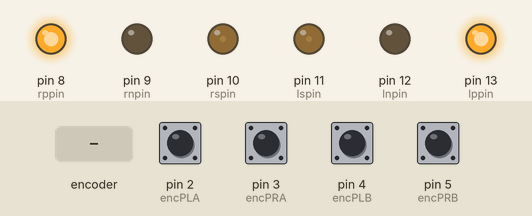
The sketch below on a simulated Arduino Uno, built with avr-gcc and run on an emulated ATmega328P. Shown: output pins drawn as LEDs (lit = HIGH). The inputs (shaded band) are chosen by the test bench; at power-on: pin 2 (encPLA), pin 3 (encPRA), pin 4 (encPLB), pin 5 (encPRB) HIGH. What the sketch prints to the serial monitor is not drawn.

Above: at 1.2 s.
1.3 s: rotary encoder on pin 2 (encPLA) / pin 5 (encPRB) turned 2 steps (second pin leading)
At 4.59 s:
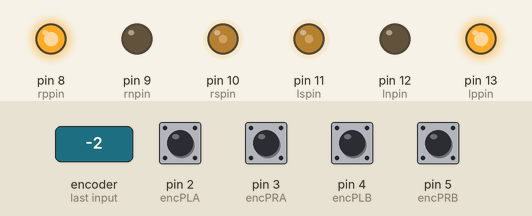
4.7 s: pin 3 (encPRA) pulled LOW for 0.15 s
At 7.17 s:
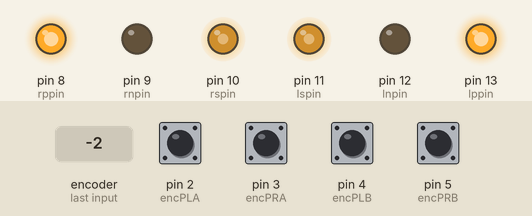
7.8 s: pin 3 (encPRA) pulled LOW for 1 s
At 12.8 s:
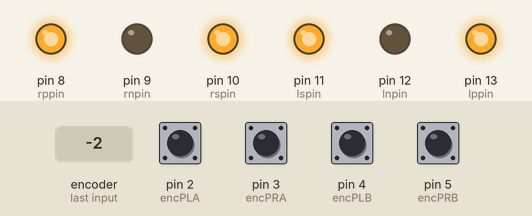
Timing chart, 0 to 14.3 s (numbered marks = the images above; inputs shaded):
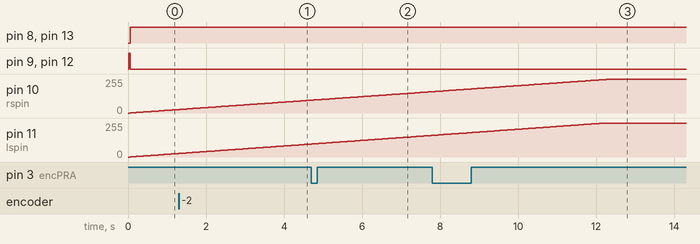

The sketch:

sketch_jan16b.ino
```cpp
#include<Adafruit_Sensor.h>
#include<Adafruit_HMC5883_U.h>
#include"Arduino.h"
#include<math.h>
#include<Wire.h>
Adafruit_HMC5883_Unified mag = Adafruit_HMC5883_Unified(12345);
/********DEFINE PINS********/
#define rnpin 9
#define rppin 8
#define rspin 10
#define lnpin 12 //Motor Pins Interchanged @Jan 9 - 4.30 pm
#define lppin 13
#define lspin 11
#define encPRA 3 //ENCODER R A PIN
#define encPLA 2 //ENCODER L A PIN
#define encPRB 5 //ENCODER R B PIN
#define encPLB 4 //ENCODER L B PIN
#define B 843 // Breadth in cm
#define D 40 // Dia of Wheel in cm
#define C 251.32 // Circumference of wheel in cm
#define R 20 // Wheel Radius in cm
#define tprR 500 //ticks per rotation on R Encoder
#define tprL 500 //ticks per rotation on L Encoder
const float pi =3.14;
double dT;
double rtr,rtl,Rpsr,Rpsl,DistR,DistL,omega=0,theta,theta_old = 0, rwr,rwl,spr,spl,ntl_avg=0,ntr_avg=0;
int navg=80,navgp=1, ntr[100],ntl[100];
volatile long plticks = 0;                                                      //Encoder increments or decrements this variable
volatile long prticks = 0;                                                      //Encoder increments or decrements this variable
volatile long oprticks = 0;                                                     //used in loop
volatile long oplticks = 0;                                                     //used in loop
volatile double lastOutputr[100],lastOutputr_avg=0, lastErr_2r = 0, lastErrr = 0, Outputr = 0;      //PID variables
volatile double lastOutputl[100],lastOutputl_avg=0, lastErr_2l = 0, lastErrl = 0, Outputl = 0;      //PID variables
volatile double lastOutputt[100],lastOutputt_avg=0, lastErr_2t = 0, lastErrt = 0, Outputt = 0;      //PID variables
unsigned long lastTime = 0;                                                      //Time
float setvelocity =40 , settheta = 0; //PLEA5555TE THAT SETTHETA IS IN DEGREES //set velocity in cm per second
float kpr =0.1,kir = 0.34, kdr =0.0;
float kpl =0.1,kil = 0.5, kdl =0.0 ;
float kpt = 2, kit = 0, kdt = 0;  //FINAL VALUES AFTER TUNING
float initialheading = 0;
float heading =0;


void setup(){
  Serial.begin(115200);
  pinMode(rnpin,OUTPUT);  //Low RM - Negative/ground for Forward
  pinMode(lnpin,OUTPUT);  //Low LM - Negative/ground for Forward
  pinMode(rppin,OUTPUT);  //High RM - Positive for Forward
  pinMode(lppin,OUTPUT);  //High LM - Positive for Forward
  pinMode(rspin,OUTPUT);  //PWM RM
  pinMode(lspin,OUTPUT);  //PWM LM
  pinMode(encPRA,INPUT);  //Encoder r A pin
  pinMode(encPRB,INPUT);  //Encoder r B pin
  pinMode(encPLA,INPUT);  //Encoder l A pin
  pinMode(encPLA,INPUT);  //Encoder l B pin
  // Use the following if pullup resistor is to be used

  digitalWrite(encPRA,HIGH);
   digitalWrite(encPRB,HIGH);
   digitalWrite(encPLA,HIGH);
   digitalWrite(encPLB,HIGH);

  //Attach interrupts to int0 and int1;

  attachInterrupt(0,calLticks,RISING);  //ENCODER L A PIN 2
  attachInterrupt(1,calRticks,RISING);
  for(int i=0;i<100;i++)
  {
    lastOutputr[i]=0;
  }
}

void loop(){
  unsigned long now;
  now = millis();
  dT = (double)(now-lastTime)/1000;

  if(dT>=0.01){
      lastTime = now;
      ntl[0] = plticks-oplticks;
      ntr[0] = prticks-oprticks;
for(int i=0;i<navg;i++)
{
  ntr_avg+=ntr[i];
  ntl_avg+=ntl[i];
}
ntr_avg=ntr_avg/navg;
ntl_avg=ntl_avg/navg;

      rtl = ntl_avg/dT;
      rtr = ntr_avg/dT;
      Rpsl = 2*pi*rtl/tprL;
      Rpsr = 2*pi*rtr/tprR;
//      Serial.print(Outputl);
//      Serial.print(",");
//      Serial.print(Outputr);
//      Serial.print(",");
      rwr = (2*setvelocity + omega*B)/D;
      rwl = (2*setvelocity - omega*B)/D;
      spr = rwr*dT*tprR/(2*PI); // Set point (encoder ticks per rotation)
      spl = rwl*dT*tprL/(2*PI); // Set point (encoder ticks per rotation)

      Serial.print(Rpsl);
      Serial.print(",");
      Serial.print(Rpsr);
      Serial.print(",");
    Serial.println(rwr);

      computeL(rwl,Rpsl);
      computeR(rwr,Rpsr);
//      Serial.print(ntr_avg);
//      Serial.print(",");
//      Serial.println(ntl_avg);
      motorL(Outputl);
      motorR(Outputr);


    oplticks = plticks;
    oprticks = prticks;
   for(int i=navg-1;i>0;i--)
   {
     ntr[i]=ntr[i-1];
     ntl[i]=ntl[i-1];
  }
}
}
void computeL(double Setpoint, double Measured){
  double error = Setpoint - Measured;
  double correct=(kpl*(error) + kil*error*dT + (kdl*(error - 2*lastErrl + lastErr_2l) / dT));
  Outputl = (correct + lastOutputl[0]);
  if(Outputl>255){
    Outputl = 255;
  }
  else if(Outputl <-255){
    Outputl = -255;
  }
//  for(int i=navgp-1;i>=0;i--)
//  {
//    lastOutputl[i]=lastOutputl[i-1];
//  }
  lastOutputl[0]=Outputl;
//  for(int i=0;i<navgp;i++)
//  {
//    lastOutputl_avg+=lastOutputl[i];
//  }
//  lastOutputl_avg=lastOutputl_avg/navgp;
  lastErr_2l = lastErrl;
  lastErrl = error;
 // Serial.println(error);
}
void computeR(double Setpoint, double Measured){
  double error = Setpoint - Measured;
//  Serial.print(error);
//    Serial.print(",");
  //Serial.println(lastErrr);
  double correct=(kpr*(error) + kir*error*dT + (kdr*(error - 2*lastErrr + lastErr_2r) / dT));
  Outputr = (correct+lastOutputr[0]);
//  Serial.println(Outputr);
  if(Outputr>255){
    Outputr = 255;
  }
  else if(Outputr <-255){
    Outputr = -255;
  }
//  for(int i=navgp-1;i>0;i--)
//  {
//    lastOutputr[i]=lastOutputr[i-1];
//  }
  lastOutputr[0]=Outputr;


//  for(int i=0;i<20;i++)
//  {
//    lastOutputr_avg=lastOutputr_avg+lastOutputr[i];
//  }


  //lastOutputr_avg=lastOutputr_avg/navgp;
 //  Serial.println(lastOutputr_avg);
  lastErr_2r = lastErrr;
  lastErrr = error;
}

void calLticks()
{
  if(digitalRead(encPLB)==HIGH){
    plticks++;
  }
  else{
    plticks--;
  }
}
void calRticks()
{
  if(digitalRead(encPRB)==HIGH){
    prticks++;
  }
  else{
    prticks--;
  }
}
void motorL(int output)
{
  if(output>0){
    digitalWrite(lppin,HIGH);
    digitalWrite(lnpin,LOW);
  }
  else
  {
    digitalWrite(lppin,LOW);
    digitalWrite(lnpin,HIGH);
  }
  analogWrite(lspin,(int) abs(output));
}
void motorR(int output)
{
  if(output>0){
    digitalWrite(rppin,HIGH);
    digitalWrite(rnpin,LOW);
  }
  else
  {
    digitalWrite(rppin,LOW);
    digitalWrite(rnpin,HIGH);
  }
  analogWrite(rspin,(int) abs(output));
}
```
